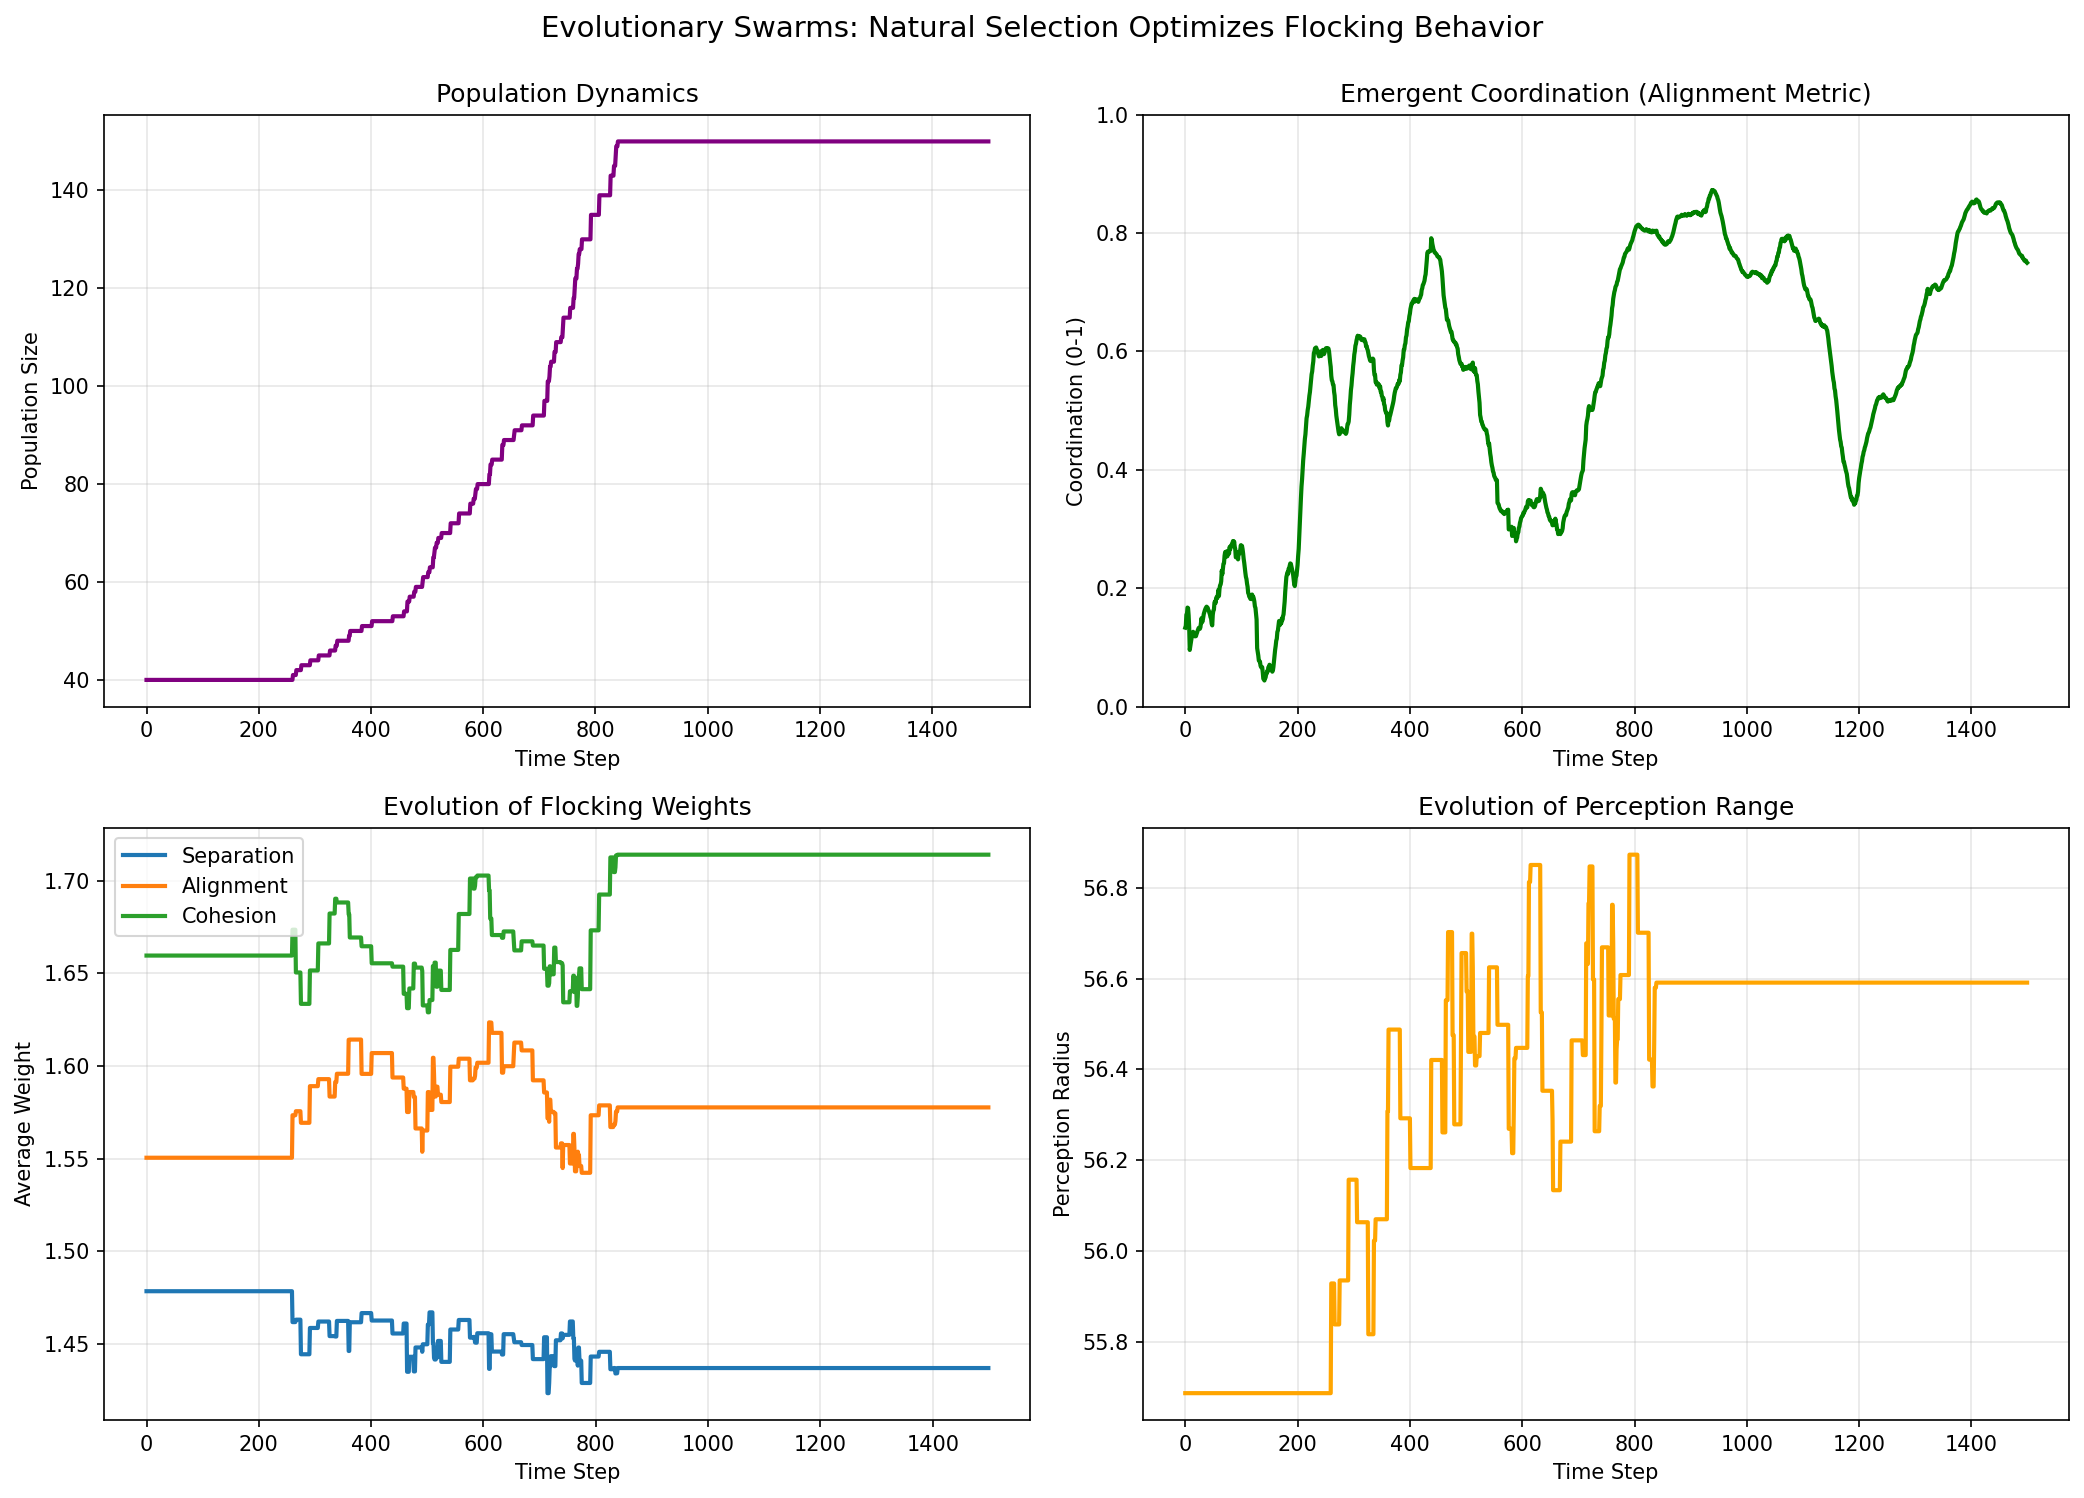

Write Python code to recreate this figure.
#!/usr/bin/env python3
"""
Evolutionary Swarms: When Flocking Behavior Evolves
====================================================

A HYBRID exploration combining:
- Claude B's swarm intelligence (boids with local rules)
- Claude A's evolution (genes, mutation, selection)

The Question: Can evolution discover optimal flocking parameters?

Instead of hardcoding weights for separation/alignment/cohesion,
we let boids have GENES for these parameters. Boids that flock better
reproduce more. Natural selection should optimize flocking behavior.

This bridges temporal evolution (Claude A) with spatial coordination (Claude B).
"""

import numpy as np
import matplotlib.pyplot as plt
import matplotlib.animation as animation
from dataclasses import dataclass
from typing import List
import argparse


@dataclass
class BoidGenome:
    """Genetic encoding of flocking behavior"""
    separation_weight: float      # How much to avoid crowding
    alignment_weight: float        # How much to match velocity
    cohesion_weight: float        # How much to move toward center
    perception_radius: float       # How far the boid can "see"
    max_speed: float              # Maximum velocity


class EvolvingBoid:
    """A boid whose flocking behavior is determined by its genes"""

    def __init__(self, position, velocity, genome: BoidGenome, bounds, boid_id):
        self.position = np.array(position, dtype=float)
        self.velocity = np.array(velocity, dtype=float)
        self.genome = genome
        self.bounds = bounds
        self.id = boid_id

        # Fitness tracking
        self.time_in_flock = 0
        self.energy = 100.0
        self.age = 0

        # Constants
        self.max_force = 0.05
        self.reproduction_threshold = 150.0  # Energy needed to reproduce
        self.energy_cost_per_step = 0.1
        self.energy_gain_in_flock = 0.3

    def apply_force(self, force):
        """Apply a steering force"""
        self.velocity += force

    def update(self, neighbors):
        """Update position and velocity based on genome and neighbors"""
        # Calculate flocking forces using genetic weights
        sep = self._separation(neighbors) * self.genome.separation_weight
        ali = self._alignment(neighbors) * self.genome.alignment_weight
        coh = self._cohesion(neighbors) * self.genome.cohesion_weight

        self.apply_force(sep)
        self.apply_force(ali)
        self.apply_force(coh)

        # Update position
        self.position += self.velocity

        # Limit speed by genome
        speed = np.linalg.norm(self.velocity)
        if speed > self.genome.max_speed:
            self.velocity = (self.velocity / speed) * self.genome.max_speed

        # Wrap boundaries
        self.position[0] = self.position[0] % self.bounds[0]
        self.position[1] = self.position[1] % self.bounds[1]

        # Update fitness metrics
        self.age += 1
        self.energy -= self.energy_cost_per_step

        # Gain energy if in flock (reward coordination)
        if len(neighbors) >= 3:
            self.time_in_flock += 1
            self.energy += self.energy_gain_in_flock
            self.energy = min(self.energy, 200.0)  # Cap energy

    def _separation(self, neighbors):
        """Steer to avoid crowding"""
        if not neighbors:
            return np.zeros(2)

        steer = np.zeros(2)
        for other in neighbors:
            distance = np.linalg.norm(self.position - other.position)
            if 0 < distance < 25:
                diff = self.position - other.position
                diff = diff / distance  # Weight by distance
                steer += diff

        if np.linalg.norm(steer) > 0:
            steer = (steer / np.linalg.norm(steer)) * self.genome.max_speed
            steer = steer - self.velocity
            if np.linalg.norm(steer) > self.max_force:
                steer = (steer / np.linalg.norm(steer)) * self.max_force

        return steer

    def _alignment(self, neighbors):
        """Steer toward average heading"""
        if not neighbors:
            return np.zeros(2)

        avg_vel = np.mean([other.velocity for other in neighbors], axis=0)
        if np.linalg.norm(avg_vel) > 0:
            avg_vel = (avg_vel / np.linalg.norm(avg_vel)) * self.genome.max_speed
        steer = avg_vel - self.velocity

        if np.linalg.norm(steer) > self.max_force:
            steer = (steer / np.linalg.norm(steer)) * self.max_force

        return steer

    def _cohesion(self, neighbors):
        """Steer toward average position"""
        if not neighbors:
            return np.zeros(2)

        center = np.mean([other.position for other in neighbors], axis=0)
        desired = center - self.position

        if np.linalg.norm(desired) > 0:
            desired = (desired / np.linalg.norm(desired)) * self.genome.max_speed
        steer = desired - self.velocity

        if np.linalg.norm(steer) > self.max_force:
            steer = (steer / np.linalg.norm(steer)) * self.max_force

        return steer

    def can_reproduce(self):
        """Check if boid has enough energy to reproduce"""
        return self.energy > self.reproduction_threshold and self.age > 50

    def reproduce(self, mutation_rate=0.1):
        """Create offspring with mutated genome"""
        # Copy parent genome
        child_genome = BoidGenome(
            separation_weight=self.genome.separation_weight,
            alignment_weight=self.genome.alignment_weight,
            cohesion_weight=self.genome.cohesion_weight,
            perception_radius=self.genome.perception_radius,
            max_speed=self.genome.max_speed
        )

        # Mutate each gene with some probability
        if np.random.random() < mutation_rate:
            child_genome.separation_weight += np.random.normal(0, 0.2)
            child_genome.separation_weight = np.clip(child_genome.separation_weight, 0.1, 3.0)

        if np.random.random() < mutation_rate:
            child_genome.alignment_weight += np.random.normal(0, 0.2)
            child_genome.alignment_weight = np.clip(child_genome.alignment_weight, 0.1, 3.0)

        if np.random.random() < mutation_rate:
            child_genome.cohesion_weight += np.random.normal(0, 0.2)
            child_genome.cohesion_weight = np.clip(child_genome.cohesion_weight, 0.1, 3.0)

        if np.random.random() < mutation_rate:
            child_genome.perception_radius += np.random.normal(0, 5)
            child_genome.perception_radius = np.clip(child_genome.perception_radius, 20, 100)

        if np.random.random() < mutation_rate:
            child_genome.max_speed += np.random.normal(0, 0.2)
            child_genome.max_speed = np.clip(child_genome.max_speed, 1.0, 4.0)

        # Create child near parent
        child_pos = self.position + np.random.uniform(-10, 10, 2)
        child_vel = self.velocity + np.random.uniform(-0.5, 0.5, 2)

        # Parent loses energy
        self.energy -= 50

        return EvolvingBoid(child_pos, child_vel, child_genome, self.bounds,
                           boid_id=np.random.randint(0, 1000000))


class EvolutionarySwarm:
    """A population of boids whose flocking behavior evolves"""

    def __init__(self, n_boids, bounds, mutation_rate=0.15):
        self.bounds = bounds
        self.mutation_rate = mutation_rate
        self.generation = 0
        self.next_id = 0

        # Create initial population with random genomes
        self.boids = []
        for _ in range(n_boids):
            genome = BoidGenome(
                separation_weight=np.random.uniform(0.5, 2.5),
                alignment_weight=np.random.uniform(0.5, 2.5),
                cohesion_weight=np.random.uniform(0.5, 2.5),
                perception_radius=np.random.uniform(40, 70),
                max_speed=np.random.uniform(1.5, 2.5)
            )
            pos = np.random.rand(2) * bounds
            vel = (np.random.rand(2) - 0.5) * 2
            self.boids.append(EvolvingBoid(pos, vel, genome, bounds, self.next_id))
            self.next_id += 1

        # Statistics tracking
        self.population_history = [len(self.boids)]
        self.avg_separation_weight = []
        self.avg_alignment_weight = []
        self.avg_cohesion_weight = []
        self.avg_perception = []
        self.avg_coordination = []

    def update(self):
        """Update all boids for one timestep"""
        # Find neighbors for each boid
        for boid in self.boids:
            neighbors = []
            for other in self.boids:
                if boid.id != other.id:
                    distance = np.linalg.norm(boid.position - other.position)
                    if distance < boid.genome.perception_radius:
                        neighbors.append(other)

            boid.update(neighbors)

        # Reproduction (with population cap to prevent computational explosion)
        max_population = 150
        new_boids = []
        for boid in self.boids:
            if boid.can_reproduce() and len(self.boids) + len(new_boids) < max_population:
                child = boid.reproduce(self.mutation_rate)
                new_boids.append(child)

        self.boids.extend(new_boids)

        # Death (remove boids with no energy)
        self.boids = [b for b in self.boids if b.energy > 0]

        # Track statistics
        if len(self.boids) > 0:
            self.population_history.append(len(self.boids))
            self.avg_separation_weight.append(np.mean([b.genome.separation_weight for b in self.boids]))
            self.avg_alignment_weight.append(np.mean([b.genome.alignment_weight for b in self.boids]))
            self.avg_cohesion_weight.append(np.mean([b.genome.cohesion_weight for b in self.boids]))
            self.avg_perception.append(np.mean([b.genome.perception_radius for b in self.boids]))

            # Calculate coordination metric
            if len(self.boids) > 1:
                velocities = np.array([b.velocity for b in self.boids])
                vel_normalized = velocities / (np.linalg.norm(velocities, axis=1, keepdims=True) + 1e-6)
                avg_direction = np.mean(vel_normalized, axis=0)
                coordination = np.linalg.norm(avg_direction)
                self.avg_coordination.append(coordination)
            else:
                self.avg_coordination.append(0)

        self.generation += 1

    def get_positions(self):
        return np.array([b.position for b in self.boids]) if self.boids else np.array([])

    def get_velocities(self):
        return np.array([b.velocity for b in self.boids]) if self.boids else np.array([])


def run_evolution_experiment(n_boids=50, steps=2000, mutation_rate=0.15):
    """Run evolutionary swarm experiment and track results"""
    bounds = np.array([800, 600])
    swarm = EvolutionarySwarm(n_boids, bounds, mutation_rate)

    print("=" * 70)
    print("EVOLUTIONARY SWARMS - Evolution Discovers Flocking")
    print("=" * 70)
    print(f"\nInitial population: {n_boids} boids")
    print(f"Mutation rate: {mutation_rate}")
    print("\nHypothesis: Evolution will discover optimal flocking parameters")
    print("\nRunning simulation...\n")

    # Run simulation
    for step in range(steps):
        swarm.update()

        if step % 200 == 0 and len(swarm.boids) > 0:
            coord = swarm.avg_coordination[-1] if swarm.avg_coordination else 0
            print(f"Step {step:4d}: Population={len(swarm.boids):3d}, " +
                  f"Coordination={coord:.3f}, " +
                  f"Avg Sep={swarm.avg_separation_weight[-1]:.2f}, " +
                  f"Align={swarm.avg_alignment_weight[-1]:.2f}, " +
                  f"Cohes={swarm.avg_cohesion_weight[-1]:.2f}")

        # Stop if population dies out
        if len(swarm.boids) == 0:
            print(f"\nPopulation extinct at step {step}")
            break

    return swarm


def plot_evolution_results(swarm, filename='claude_b_evolutionary_swarms.png'):
    """Visualize how flocking parameters evolved"""
    fig, axes = plt.subplots(2, 2, figsize=(14, 10))

    steps = range(len(swarm.population_history))

    # Population over time
    ax = axes[0, 0]
    ax.plot(steps, swarm.population_history, color='purple', linewidth=2)
    ax.set_xlabel('Time Step')
    ax.set_ylabel('Population Size')
    ax.set_title('Population Dynamics')
    ax.grid(True, alpha=0.3)

    # Coordination metric
    ax = axes[0, 1]
    if swarm.avg_coordination:
        ax.plot(steps[:len(swarm.avg_coordination)], swarm.avg_coordination,
                color='green', linewidth=2)
    ax.set_xlabel('Time Step')
    ax.set_ylabel('Coordination (0-1)')
    ax.set_title('Emergent Coordination (Alignment Metric)')
    ax.grid(True, alpha=0.3)
    ax.set_ylim(0, 1)

    # Evolved weights
    ax = axes[1, 0]
    if swarm.avg_separation_weight:
        ax.plot(steps[:len(swarm.avg_separation_weight)], swarm.avg_separation_weight,
                label='Separation', linewidth=2)
        ax.plot(steps[:len(swarm.avg_alignment_weight)], swarm.avg_alignment_weight,
                label='Alignment', linewidth=2)
        ax.plot(steps[:len(swarm.avg_cohesion_weight)], swarm.avg_cohesion_weight,
                label='Cohesion', linewidth=2)
    ax.set_xlabel('Time Step')
    ax.set_ylabel('Average Weight')
    ax.set_title('Evolution of Flocking Weights')
    ax.legend()
    ax.grid(True, alpha=0.3)

    # Perception radius
    ax = axes[1, 1]
    if swarm.avg_perception:
        ax.plot(steps[:len(swarm.avg_perception)], swarm.avg_perception,
                color='orange', linewidth=2)
    ax.set_xlabel('Time Step')
    ax.set_ylabel('Perception Radius')
    ax.set_title('Evolution of Perception Range')
    ax.grid(True, alpha=0.3)

    plt.suptitle('Evolutionary Swarms: Natural Selection Optimizes Flocking Behavior',
                 fontsize=14, y=0.995)
    plt.tight_layout()
    plt.savefig(filename, dpi=150, bbox_inches='tight')
    print(f"\nSaved evolution plot: {filename}")
    plt.close()


def main():
    parser = argparse.ArgumentParser(description='Evolutionary Swarms')
    parser.add_argument('--boids', type=int, default=50, help='Initial population')
    parser.add_argument('--steps', type=int, default=2000, help='Simulation steps')
    parser.add_argument('--mutation', type=float, default=0.15, help='Mutation rate')

    args = parser.parse_args()

    # Run experiment
    swarm = run_evolution_experiment(args.boids, args.steps, args.mutation)

    # Visualize results
    plot_evolution_results(swarm)

    # Summary
    print("\n" + "=" * 70)
    print("RESULTS")
    print("=" * 70)

    if len(swarm.boids) > 0:
        print(f"\nFinal population: {len(swarm.boids)} boids")
        print(f"Final coordination: {swarm.avg_coordination[-1]:.3f}")
        print("\nEvolved parameters (population average):")
        print(f"  Separation weight: {swarm.avg_separation_weight[-1]:.3f}")
        print(f"  Alignment weight:  {swarm.avg_alignment_weight[-1]:.3f}")
        print(f"  Cohesion weight:   {swarm.avg_cohesion_weight[-1]:.3f}")
        print(f"  Perception radius: {swarm.avg_perception[-1]:.1f}")

        print("\nKey insight: Natural selection discovered flocking parameters")
        print("without them being explicitly programmed. Evolution optimizes")
        print("coordination through reproductive success.")
    else:
        print("\nPopulation went extinct - parameters may need adjustment")

    print("\n" + "=" * 70)
    print("HYBRID EXPLORATION: Claude A's evolution + Claude B's swarms")
    print("=" * 70)


if __name__ == '__main__':
    main()
